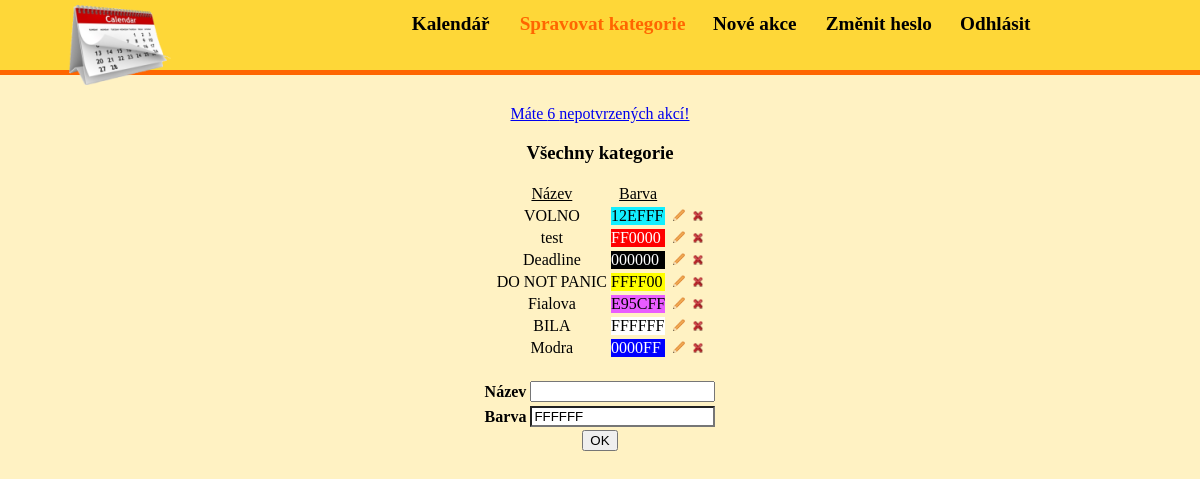
The app's page /?page=categories (signed in) with its own data.
### tables this page shows
CREATE TABLE IF NOT EXISTS `kategorie` (
  `id_kategorie` mediumint(8) unsigned NOT NULL AUTO_INCREMENT,
  `id_zamestnanec` mediumint(8) unsigned NOT NULL,
  `nazev_kat` varchar(64) NOT NULL,
  `barva` varchar(6) NOT NULL,
  `pismo` varchar(6) NOT NULL,
  PRIMARY KEY (`id_kategorie`),
  KEY `id_zamestnanec` (`id_zamestnanec`)
);

### user.php (called while the page is built, shortened)
<?php
class User
{
    public function __construct($idEmployee = null)
    {
        if($idEmployee== null)
        {
            if(isset($_SESSION['id']))
            {
                $this->idCalendar = $_SESSION['idCalendar'];
            }
            else
            {
                $this->role = RANDOM_USER;
            }
        }
    }
}
?>

### categories.php (the view, shortened to what this page needs)
<?php
class Category
{
    public $user;
    public function __construct($user)
    {
        $this->user = $user;
    }
    public function createForm()
    {
        $rslt = false;
        $err = array();
        if(isset($_GET['id']) && $rslt == false)
        {
            $this->id = $_GET['id'];
            foreach($err as &$item)
                echo "<font color=\"#ff0000\">$item</font><br />";
            if((isset($_GET['edit']) && $_GET['edit'] == 1) || ($rslt == false))
            {
                if(isset($_POST['catColor']) || isset($_POST['catName']))
                {
                    if(isset($_POST['catName']) && $_POST['catName'] != NULL)
                        $nazev = $_POST['catName'];
                    else
                        $nazev = "";
                    if(isset($_POST['catColor']) && $_POST['catColor'] != NULL)
                        $barva = $_POST['catColor'];
                    else
                        $barva = "";
                }
                else
                {
                    $r = @mysql_query("SELECT * FROM kategorie WHERE id_zamestnanec=".$this->user->idCalendar." AND id_kategorie=".$this->id);
                    if($row = mysql_fetch_array($r, MYSQL_ASSOC))
                    {
                        $nazev = $row['nazev_kat'];
                        $barva = $row['barva'];
                    }
                }
                echo '<h3> Úprava kategorie </h3>';
                echo '<form action="?page=categories&id='.$this->id.'&edit=2" method="POST">';
                echo '<table>';
                echo '<tr><td>Název</td><td><input type="text" name="catName" value="'.$nazev.'" /></td></tr>';
                echo '<tr><td>Barva</td><td><input class="color" name="catColor" value="'.$barva.'" /></td></tr>';
                echo '</table>';
                echo '<input type="submit" name="submit" value="Uložit" />';
                echo '</form>';
                echo '<a href="?page=categories">Zpět</a>';
            }
        }
        else
        {
            echo '<h3>Všechny kategorie</h3>';
            echo "<table>";
            echo "<tr>";
            echo "<td style=\"text-align: center; text-decoration: underline;\">Název</td><td style=\"text-align: center; text-decoration: underline;\">Barva</td>";
            echo "</tr>";
            $r = @mysql_query("SELECT * FROM kategorie WHERE id_zamestnanec=".$this->user->idCalendar);
            while ($row = mysql_fetch_array($r))
            {
                echo "<tr>";
                echo "<td style=\"text-align: center;\">".$row['nazev_kat']."</td><td><div style=\"background-color: #".$row['barva']."; color: #".$row['pismo']."\"\">".$row['barva']."</div></td>";
                echo "<td style=\"text-align: center;\">&nbsp;<a href=\"?page=categories&id=".$row['id_kategorie']."&edit=1\">";
                echo "<img style=\"border: 0px;\" src=\"edit.png\" alt=\"E\" title=\"Upravit\" \>";
                echo "</a>&nbsp;</td>";
                echo "<td style=\"text-align: center;\"><a href=\"?page=categories&idDel=".$row['id_kategorie']."\">";
                echo "<img style=\"border: 0px;\" src=\"delete12.png\" alt=\"X\" title=\"Smazat\" \>";
                echo "</a></td>";
                echo "</tr>";
            }
            echo "</table><br />";
            if(isset($_POST['catName']) && $_POST['catName'] != NULL)
                $nazev = $_POST['catName'];
            else
                $nazev = "";
            if(isset($_POST['catColor']) && $_POST['catColor'] != NULL)
                $barva = $_POST['catColor'];
            else
                $barva = "";
            echo '<form method="POST" action="?page='.$_GET['page'].'&action=addCat">';
            echo '<table><tr><td><b>Název</b> </td><td><input type="text" name="catName" value="'.$nazev.'"/></td></tr>';
            echo '<tr><td><b>Barva</b></td><td><input class="color" name="catColor" value="'.$barva.'"/> ';
            echo '</td></tr> </table>';
            echo '<input type="submit" value="OK" name="newCat" />';
            echo '</form>';
        }
    }
}
?>

### styles.css (style rules this page uses)
body { margin: 0px; background-color: #FFF2C3; min-width: 640px; }

### records on screen
kategorie: nazev_kat "VOLNO", barva "12EFFF"
kategorie: nazev_kat "test", barva "FF0000"
kategorie: nazev_kat "Deadline", barva "000000"
kategorie: nazev_kat "DO NOT PANIC", barva "FFFF00"
kategorie: nazev_kat "Fialova", barva "E95CFF"
kategorie: nazev_kat "BILA", barva "FFFFFF"
kategorie: nazev_kat "Modra", barva "0000FF"

### other values on screen
$menu "Změnit heslo Odhlásit"
$newEvents "6"
